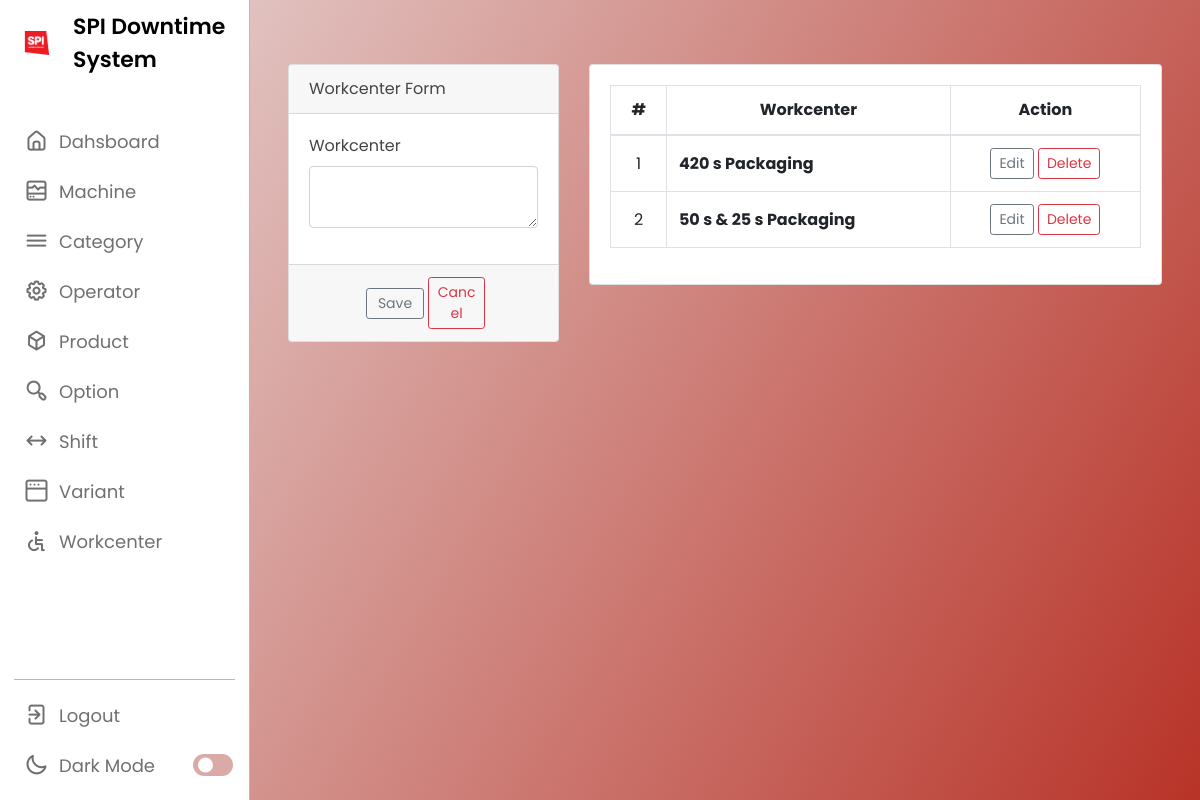
The page /DMS/index.php?page=workcenter on the database its author committed.
### tables this page shows
CREATE TABLE `workcenter` (
  `id` int(11) NOT NULL,
  `workcenter` varchar(50) NOT NULL,
  `product_id` varchar(50) NOT NULL
);

### DMS/workcenter.php (the view, shortened to what this page needs)
<?php include('db_connect.php');?>
<div class="container-fluid">
	<div class="col-lg-12">
		<div class="row">
			<div class="col-md-4">
			<form action="" id="manage-position" onsubmit="return sendMessage();">
				<div class="card">
					<div class="card-header">
						 Workcenter Form
				  	</div>
					<div class="card-body">
							<div class="form-group">
								<label class="control-label">Workcenter</label>
								<textarea name="workcenter" id="" cols="30" rows="2" class="form-control"></textarea>
							</div>
					</div>
					<div class="card-footer">
						<div class="row">
							<div class="col-md-12">
								<button class="btn btn-sm btn-outline-secondary col-sm-3 offset-md-3"> Save</button>
								<button class="btn btn-sm btn-outline-danger col-sm-3" type="button" onclick="_reset()"> Cancel</button>
							</div>
						</div>
					</div>
				</div>
			</form>
			</div>
			<div class="col-md-8">
				<div class="card">
					<div class="card-body">
						<table class="table table-bordered table-hover">
							<thead>
								<tr>
									<th class="text-center">#</th>
									<th class="text-center">Workcenter</th>
									<th class="text-center">Action</th>
								</tr>
							</thead>
							<tbody>
								<?php
								$i = 1;
								$workcenter = $conn->query("SELECT * FROM workcenter order by id asc");
								while($row=$workcenter->fetch_assoc()):
								?>
								<tr>
									<td class="text-center"><?php echo $i++ ?></td>
									<td class="">
										 <p> <b><?php echo $row['workcenter'] ?></b></p>
									</td>
									<td class="text-center">
										<button class="btn btn-sm btn-outline-secondary edit_position" type="button" data-id="<?php echo $row['id'] ?>" data-workcenter="<?php echo $row['workcenter'] ?>" data-product_id="<?php echo $row['product_id'] ?>"  >Edit</button>
										<button class="btn btn-sm btn-outline-danger delete_position" type="button" data-id="<?php echo $row['id'] ?>">Delete</button>
									</td>
								</tr>
								<?php endwhile; ?>
							</tbody>
						</table>
					</div>
				</div>
			</div>
		</div>
	</div>
</div>

### DMS/assets/css/style.css (style rules this page uses)
body { font-family: "Open Sans", sans-serif; color: #444444; width: 100%; height: calc(100%); }

### DMS/styleforma.css (style rules this page uses)
* { margin: 0; padding: 0; box-sizing: border-box; font-family: 'Poppins', sans-serif; }
:root { --primary-color:#b83328; --panel-color: #FFF; --text-color: #000; --black-light-color: #707070; --border-color: #DAAAA7; --toggle-color: #DAAAA7; --box1-color: #4DA3FF; --box2-color: #FFE6AC; --box3-color: #E7D1FC; --title-icon-color: #fff; --tran-05: all 0.5s ease; --tran-03: all 0.3s ease; --tran-03: all 0.2s ease; }
body { min-height: 100vh; background: linear-gradient(120deg,#e8dbda, #b83328); display:flex; }

### DMS/index.php (style rules this page uses)
body { background: #80808045; }

### DMS/workcenter.php (style rules this page uses)
td { vertical-align: middle !important; }
td p { margin: unset }

### rows shown on the page
workcenter: workcenter "420 s Packaging"
workcenter: workcenter "50 s & 25 s Packaging"
